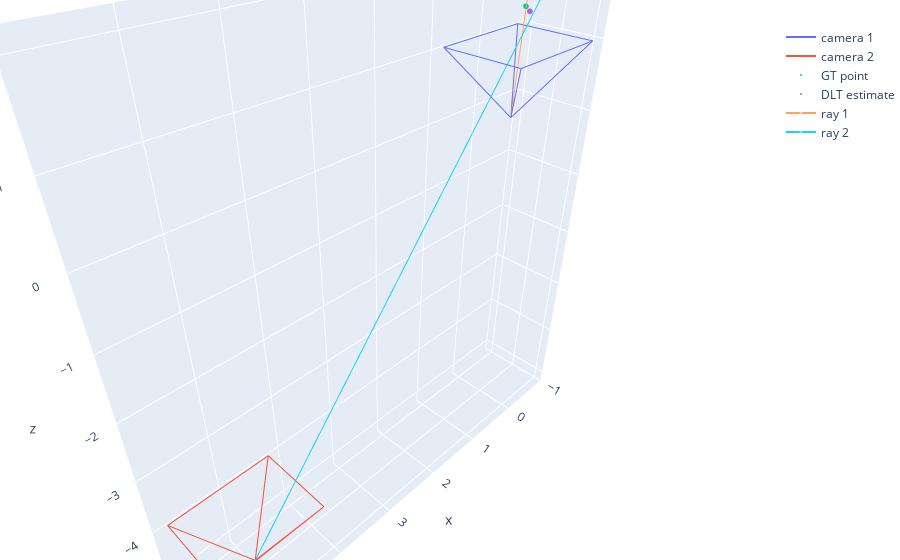

Notebook source saved alongside this figure:
### Code cell
import plotly.graph_objects as go

# Define traces
traces = [
    go.Scatter3d(
        x=[0.0,-0.8,None,0.0,-0.8,None,0.0,0.8,None,0.0,0.8,None,-0.8,-0.8,None,-0.8,0.8,None,0.8,-0.8,None,0.8,0.8,None],
        y=[0.0,-0.6,None,0.0,0.6,None,0.0,-0.6,None,0.0,0.6,None,-0.6,0.6,None,0.6,0.6,None,-0.6,-0.6,None,0.6,-0.6,None],
        z=[0.0,1.0,None,0.0,1.0,None,0.0,1.0,None,0.0,1.0,None,1.0,1.0,None,1.0,1.0,None,1.0,1.0,None,1.0,1.0,None],
        mode='lines',
        name='camera 1'
    ),
    go.Scatter3d(
        x=[5.0,4.2,None,5.0,4.2,None,5.0,5.8,None,5.0,5.8,None,4.2,4.2,None,4.2,5.8,None,5.8,4.2,None,5.8,5.8,None],
        y=[0.0,-0.6,None,0.0,0.6,None,0.0,-0.6,None,0.0,0.6,None,-0.6,0.6,None,0.6,0.6,None,-0.6,-0.6,None,0.6,-0.6,None],
        z=[-5.0,-4.0,None,-5.0,-4.0,None,-5.0,-4.0,None,-5.0,-4.0,None,-4.0,-4.0,None,-4.0,-4.0,None,-4.0,-4.0,None,-4.0,-4.0,None],
        mode='lines',
        name='camera 2'
    ),
    go.Scatter3d(
        x=[0.1], y=[0.1], z=[1.5],
        mode='markers',
        marker=dict(size=2),
        name='GT point'
    ),
    go.Scatter3d(
        x=[0.102], y=[0.168], z=[1.453],
        mode='markers',
        marker=dict(size=2),
        name='DLT estimate'
    ),
    go.Scatter3d(
        x=[0.0, 0.149], y=[0.0, 0.152], z=[0.0, 2.0],
        mode='lines+markers',
        marker=dict(size=[0,6,0], symbol='diamond'),
        name='ray 1'
    ),
    go.Scatter3d(
        x=[5.0, -0.319], y=[0.0, 0.245], z=[-5.0, 2.0],
        mode='lines+markers',
        marker=dict(size=[0,6,0], symbol='diamond'),
        name='ray 2'
    )
]

# Define layout
layout = go.Layout(
    scene=dict(aspectmode='data'),
    margin=dict(l=0, r=0, t=0, b=0),
    legend=dict(y=0.96)
)

# Create figure
fig = go.Figure(data=traces, layout=layout)
fig.show()

### Figure 1 — Plotly figure (JSON) as saved in the notebook; plotly's stock layout.template omitted (floating-point values rounded to 4 significant figures)
{"data": [{"mode": "lines", "name": "camera 1", "type": "scatter3d", "x": [0, -0.8, null, 0, -0.8, null, 0, 0.8, null, 0, 0.8, null, -0.8, -0.8, null, -0.8, 0.8, null, 0.8, -0.8, null, 0.8, 0.8, null], "y": [0, -0.6, null, 0, 0.6, null, 0, -0.6, null, 0, 0.6, null, -0.6, 0.6, null, 0.6, 0.6, null, -0.6, -0.6, null, 0.6, -0.6, null], "z": [0, 1, null, 0, 1, null, 0, 1, null, 0, 1, null, 1, 1, null, 1, 1, null, 1, 1, null, 1, 1, null]}, {"mode": "lines", "name": "camera 2", "type": "scatter3d", "x": [5, 4.2, null, 5, 4.2, null, 5, 5.8, null, 5, 5.8, null, 4.2, 4.2, null, 4.2, 5.8, null, 5.8, 4.2, null, 5.8, 5.8, null], "y": [0, -0.6, null, 0, 0.6, null, 0, -0.6, null, 0, 0.6, null, -0.6, 0.6, null, 0.6, 0.6, null, -0.6, -0.6, null, 0.6, -0.6, null], "z": [-5, -4, null, -5, -4, null, -5, -4, null, -5, -4, null, -4, -4, null, -4, -4, null, -4, -4, null, -4, -4, null]}, {"marker": {"size": 2}, "mode": "markers", "name": "GT point", "type": "scatter3d", "x": [0.1], "y": [0.1], "z": [1.5]}, {"marker": {"size": 2}, "mode": "markers", "name": "DLT estimate", "type": "scatter3d", "x": [0.102], "y": [0.168], "z": [1.453]}, {"marker": {"size": [0, 6, 0], "symbol": "diamond"}, "mode": "lines+markers", "name": "ray 1", "type": "scatter3d", "x": [0, 0.149], "y": [0, 0.152], "z": [0, 2]}, {"marker": {"size": [0, 6, 0], "symbol": "diamond"}, "mode": "lines+markers", "name": "ray 2", "type": "scatter3d", "x": [5, -0.319], "y": [0, 0.245], "z": [-5, 2]}], "layout": {"legend": {"y": 0.96}, "margin": {"b": 0, "l": 0, "r": 0, "t": 0}, "scene": {"aspectmode": "data"}}}
